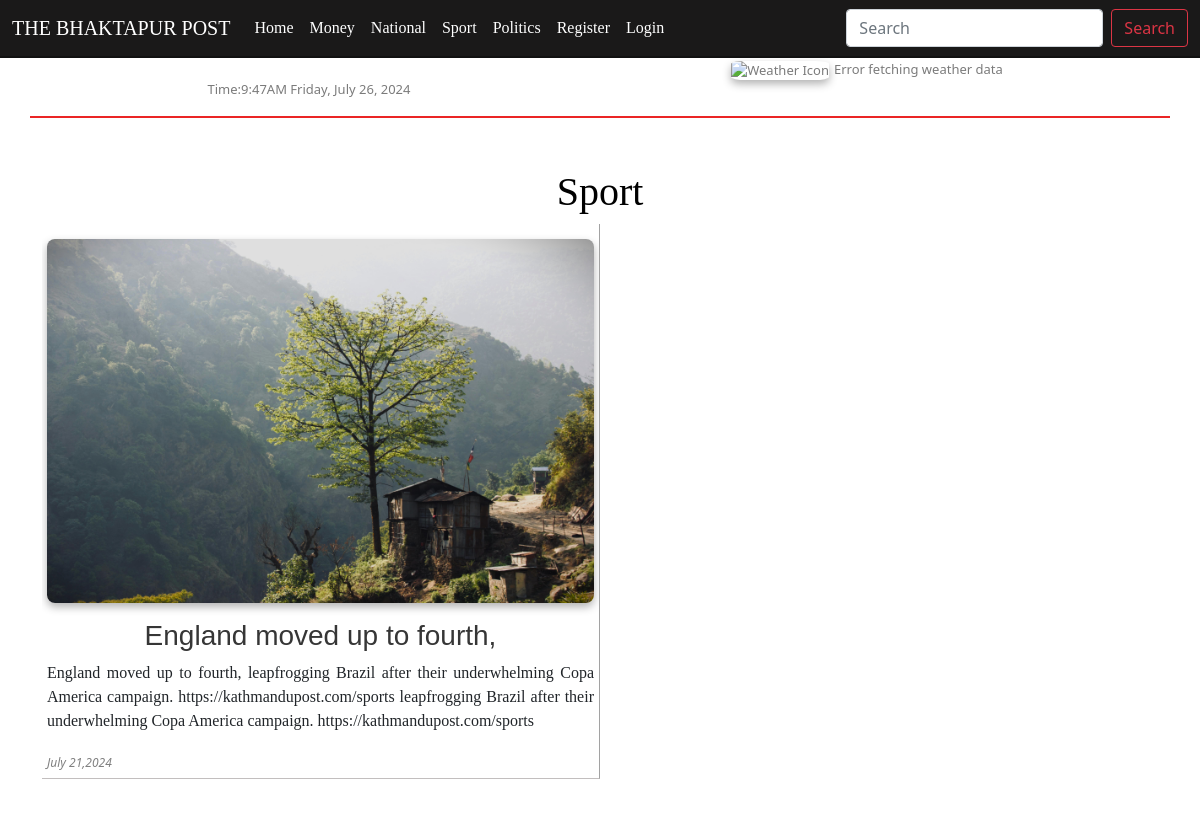
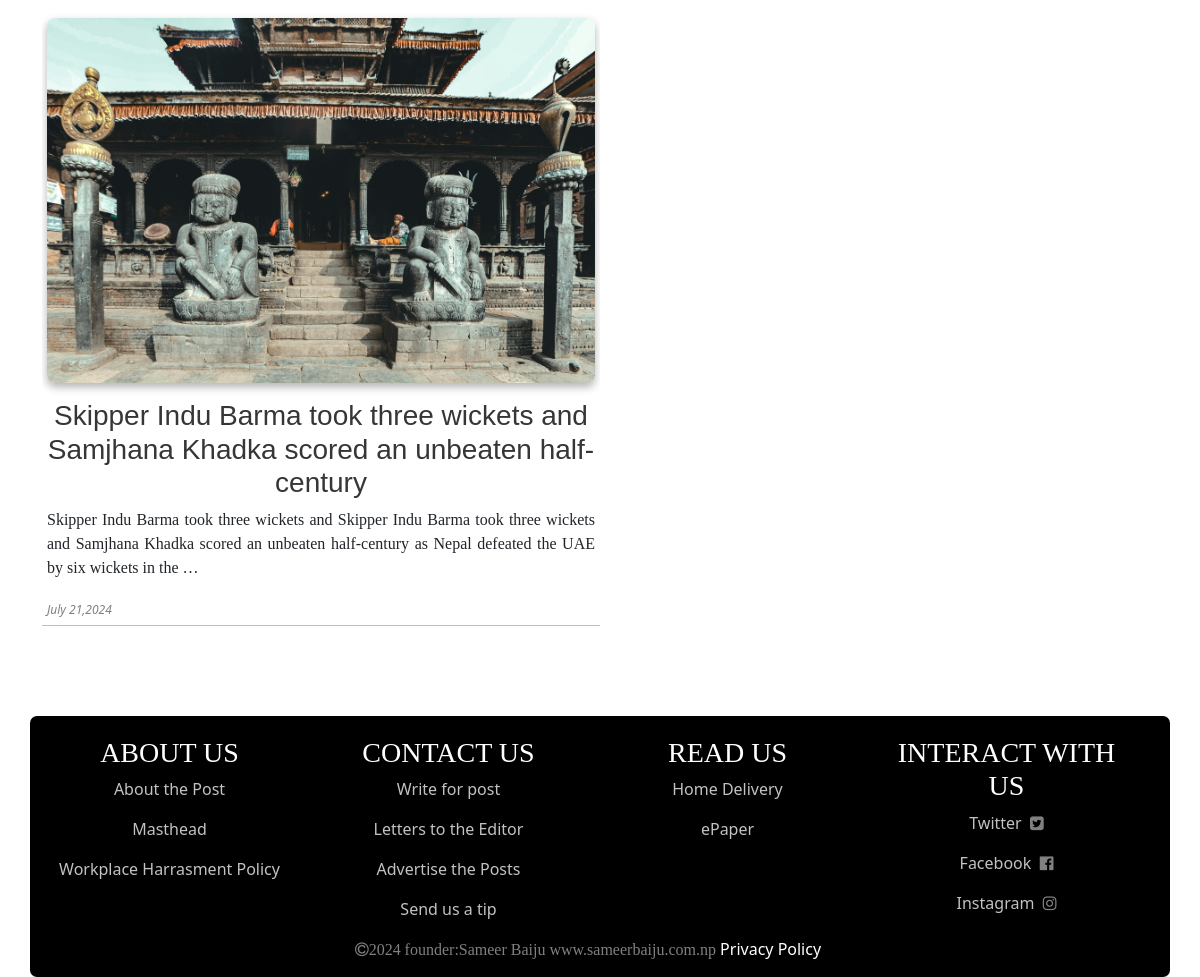
The page /sport/ on the database its author committed (2 pictures, top to bottom).
### news/models.py (models this page shows, shortened)
class Article(models.Model):
    title = models.CharField(max_length=200)
    content = models.TextField()
    news_slug=AutoSlugField(populate_from='title',default=None,null=True,unique=True)
    category = models.ForeignKey(Category, on_delete=models.CASCADE)
    pub_date = models.DateTimeField('date published')
    img=models.ImageField(upload_to='news_images/', null=True,blank=True)

### news/views.py (the view)
# urls.py: path('sport/',views.sport,name="sport"),
def sport(request):
    data=""
    try:
        sport_category=Category.objects.get(name="sports")
        data=Article.objects.filter(category=sport_category).order_by('-pub_date')
    except(Exception) as e:
        print("Sport category not found")
    data={'news_data':data}
    return render(request,'sport.html',data)

### template/sport.html
{% include 'navbar.html' %}
<html>
    <body>
        <h1  class="category-h1" style="text-align: center;">Sport</h1>
        <div class="container">
            <div class="rows">
                {% for i in news_data%}
                <div class="col-md-6 col column ">
                    {% if i.img %}
                    <a href="/sport/{{i.news_slug}}">  <img src="{{i.img.url}}" ></a>
                    {% endif %}
                    <a href="/sport/{{i.news_slug}}"><h3 class="justify-text">{{i.title}}</h3></a>
                    <p class="justify-text">{{i.content | truncatewords:30 }}</p>
                    <i>{{i.pub_date | date:"F j,Y"}}</i>
                </div>
                {% endfor %}
            </div>
        </div>
        {% include 'footer.html'%}
    </body>
</html>

### static/style.css (style rules this page uses)
* { margin: 0px; box-sizing: border-box; }
.column { margin-bottom: 50px ; border-right: 1px solid rgb(162, 162, 162); overflow: auto; border-bottom: 1px solid rgb(194, 190, 190); padding: 5px; }
.column a { text-decoration: none; color: rgb(54, 54, 54); }
.column:last-child { border-right: none; }
h3.justify-text { text-align:center; }
.column h3 { font-family:'Trebuchet MS', 'Lucida Sans Unicode', 'Lucida Grande', 'Lucida Sans', Arial, sans-serif; }
.column i { color: gray; font-size: 12px; }
.category-h1 { font-family:Cambria, Cochin, Georgia, Times, 'Times New Roman', serif; color: rgb(0, 0, 0); }
p.justify-text { text-align: justify; font-family: Georgia, 'Times New Roman', Times, serif; }
.container { flex: 1; display: flex; align-items: center; }
.column img { width: 100%; height: auto; object-fit: cover; border-radius: 8px; box-shadow: 0 4px 8px rgba(0, 0, 0, 0.303); margin-bottom: 1rem; margin-top: 10px; transform: scale(1) }

### rows shown on the page
Article: img (picture), title "England moved up to fourth,", content "England moved up to fourth, leapfrogging Brazil after their underwhelming Copa America campaign. https://kathmandupost.com/sports leapfrogging Brazil after their underwhelming Copa America campaign. https://kathmandupost.com/sports", pub_date "July 21,2024"
Article: img (picture), title "Skipper Indu Barma took three wickets and Samjhana Khadka scored an unbeaten half-century", content "Skipper Indu Barma took three wickets and Skipper Indu Barma took three wickets and Samjhana Khadka scored an unbeaten half-century as Nepal defeated the UAE by six wickets in the …", pub_date "July 21,2024"
